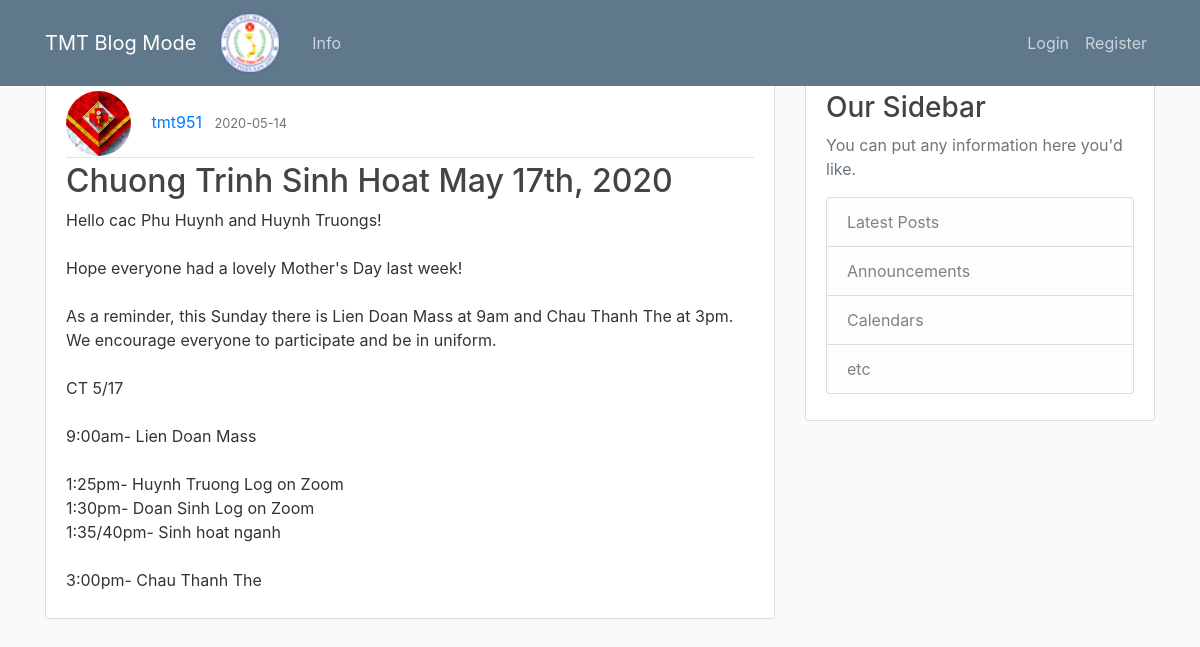
The page /post/1/2020-05-14/Chuong Trinh Sinh Hoat May 17th, 2020 on the database its author committed.
### flaskstudy1/models.py (models this page shows, shortened)
class User(db.Model, UserMixin):
    id = db.Column(db.Integer, primary_key=True)
    username = db.Column(db.String(20), unique=True, nullable=False)
    password = db.Column(db.String(60), nullable=False)
    email = db.Column(db.String(20),unique=True, nullable=False)
    avatar = db.Column(db.String(20), nullable=False, default='default.jpg')
    posts = db.relationship('Post',backref='HTs',lazy=True)

class Post(db.Model):
    id = db.Column(db.Integer, primary_key=True)
    title = db.Column(db.String(100),nullable=False)
    postDate = db.Column(db.DateTime,nullable=False,default=datetime.utcnow)
    content = db.Column(db.Text, nullable=False)
    userID = db.Column(db.Integer,db.ForeignKey('user.id'),nullable=False)

### flaskstudy1/routes.py (the view)
@app.route("/post/<int:post_id>/<post_date>/<post_title>")
def post(post_id,post_date, post_title):
    post = Post.query.get_or_404(post_id)
    return render_template('post.html', title = post.title, post = post)

### flaskstudy1/templates/post.html (shortened to what this page needs)
{% extends "layout.html" %}
{% block content %}
<article class="media content-section">
    <div class="media-body">
        <div class="article-metadata">
            <img class="rounded-circle article-img"
                 src="{{url_for('static', filename = 'profileImg/' + post.HTs.avatar)}}" alt="">
            <a class="mr-2" href="#">{{ post.HTs.username }}</a>
            <small class="text-muted">{{ post.postDate.strftime('%Y-%m-%d') }}</small>
        </div>
        <h2 class="article-title">{{ post.title }}</h2>
        <p class="article-content">{{ post.content }}</p>
    </div>
</article>
{% endblock %}

### flaskstudy1/static/main.css (style rules this page uses)
body { background: #fafafa; color: #333333; margin-top: 5rem; }
h1, h2, h3, h4, h5, h6 { color: #444444; }
.content-section { background: #ffffff; padding: 10px 20px; border: 1px solid #dddddd; border-radius: 3px; margin-bottom: 20px; }
.article-title { color: #444444; }
.article-content { white-space: pre-line; }
.article-img { height: 65px; width: 65px; margin-right: 16px; }
.article-metadata { padding-bottom: 1px; margin-bottom: 4px; border-bottom: 1px solid #e3e3e3 }

### rows shown on the page
User: avatar (picture), HTs.username "tmt951"
Post: postDate "2020-05-14", title "Chuong Trinh Sinh Hoat May 17th, 2020", content "Hello cac Phu Huynh and Huynh Truongs! Hope everyone had a lovely Mother's Day last week! As a reminder, this Sunday there is Lien Doan Mass at 9am and Chau Thanh The at 3pm. We encourage everyone to participate and be in uniform. CT 5/17 9:00am- Lien Doan Mass 1:25pm- Huynh Truong Log on Zoom 1:30pm- Doan Sinh Log on Zoom 1:35/40pm- Sinh hoat nganh 3:00pm- Chau Thanh The"
